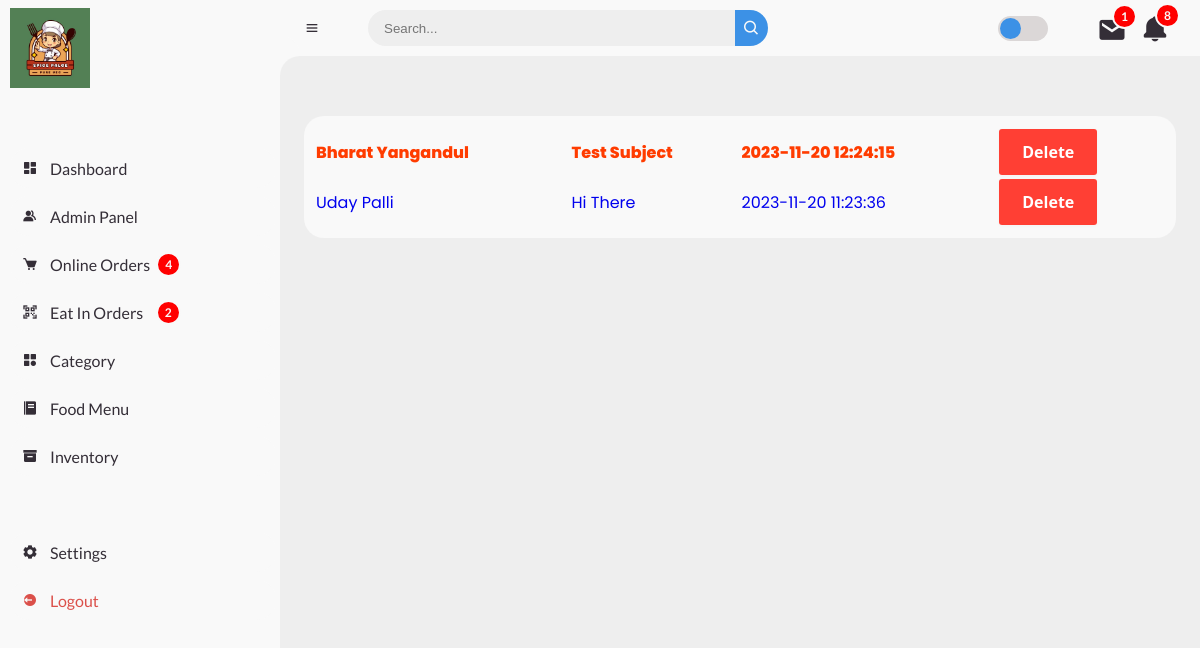
Page /admin/messages.php on the committed database.
### tables this page shows
CREATE TABLE `message` (
  `id` int(11) NOT NULL,
  `name` text NOT NULL,
  `phone` int(100) NOT NULL,
  `subject` varchar(100) NOT NULL,
  `message` longtext NOT NULL,
  `message_status` varchar(100) NOT NULL,
  `date` datetime NOT NULL
);

### admin/messages.php (the view, shortened to what this page needs)
<?php include('../frontend/config/constants.php');
?>
<?php
$ei_order_notif = "SELECT order_status from tbl_eipay
					WHERE order_status='Pending' OR order_status='Processing'";
$res_ei_order_notif = mysqli_query($conn, $ei_order_notif);
$row_ei_order_notif = mysqli_num_rows($res_ei_order_notif);
$online_order_notif = "SELECT order_status from order_manager
					WHERE order_status='Pending'OR order_status='Processing' ";
$res_online_order_notif = mysqli_query($conn, $online_order_notif);
$row_online_order_notif = mysqli_num_rows($res_online_order_notif);
$stock_notif = "SELECT stock FROM tbl_food
				WHERE stock<50";
$res_stock_notif = mysqli_query($conn, $stock_notif);
$row_stock_notif = mysqli_num_rows($res_stock_notif);
$message_notif = "SELECT message_status FROM message
				 WHERE message_status = 'unread'";
$res_message_notif = mysqli_query($conn, $message_notif);
$row_message_notif = mysqli_num_rows($res_message_notif);
?>
<!DOCTYPE html>
<html lang="en">
<head>
	<link href='https://unpkg.com/boxicons@2.0.9/css/boxicons.min.css' rel='stylesheet'>
	<link rel="stylesheet" href="style-admin.css">
</head>
<body>
	<section id="sidebar">
		<a href="index.php" class="brand">
			<img src="../images/logo.png" width="80px" alt="">
		</a>
		<ul class="side-menu top">
			<li class="">
				<a href="index.php">
					<i class='bx bxs-dashboard'></i>
					<span class="text">Dashboard</span>
				</a>
			</li>
			<li>
				<a href="manage-admin.php">
					<i class='bx bxs-group'></i>
					<span class="text">Admin Panel</span>
				</a>
			</li>
			<li>
				<a href="manage-online-order.php">
					<i class='bx bxs-cart'></i>
					<span class="text">Online Orders &nbsp;</span>
					<?php
					if ($row_online_order_notif > 0) {
					?>
						<span class="num-ei"><?php echo $row_online_order_notif; ?></span>
					<?php
					} else {
					?>
						<span class=""> </span>
					<?php
					}
					?>
				</a>
			</li>
			<li>
				<a href="manage-ei-order.php">
					<i class='bx bx-qr-scan'></i>
					<span class="text">Eat In Orders &nbsp;&nbsp;&nbsp;
					</span>
					<?php
					if ($row_ei_order_notif > 0) {
					?>
						<span class="num-ei"><?php echo $row_ei_order_notif; ?></span>
					<?php
					} else {
					?>
						<span class=""> </span>
					<?php
					}
					?>
				</a>
			</li>
			<li>
				<a href="manage-category.php">
					<i class='bx bxs-category'></i>
					<span class="text">Category</span>
				</a>
			</li>
			<li>
				<a href="manage-food.php">
					<i class='bx bxs-food-menu'></i>
					<span class="text">Food Menu</span>
				</a>
			</li>
			<li class="">
				<a href="inventory.php">
					<i class='bx bxs-box'></i>
					<span class="text">Inventory</span>
				</a>
			</li>
		</ul>
		<ul class="side-menu">
			<li>
				<a href="#">
					<i class='bx bxs-cog'></i>
					<span class="text">Settings</span>
				</a>
			</li>
			<li>
				<a href="logout.php" class="logout">
					<i class='bx bxs-log-out-circle'></i>
					<span class="text">Logout</span>
				</a>
			</li>
		</ul>
	</section>
	<section id="content">
		<nav>
			<i class='bx bx-menu'></i>
			<form action="#">
				<div class="form-input">
					<input type="search" placeholder="Search...">
					<button type="submit" class="search-btn"><i class='bx bx-search'></i></button>
				</div>
			</form>
			<label for="switch-mode" class="switch-mode"></label>
			<div class="fetch_message">
				<div class="action_message notfi_message">
					<a href="messages.php"><i class='bx bxs-envelope'></i></a>
					<?php
					if ($row_message_notif > 0) {
					?>
						<span class="num"><?php echo $row_message_notif; ?></span>
					<?php
					} else {
					?>
						<span class=""></span>
					<?php
					}
					?>
				</div>
			</div>
			<div class="notification" onclick="menuToggle();">
				<div class="action notif" onclick="menuToggle();">
					<i class='bx bxs-bell' onclick="menuToggle();"></i>
					<?php
					if ($row_stock_notif > 0 || $row_online_order_notif > 0 || $row_ei_order_notif > 0) {
						$total_notif = $row_online_order_notif + $row_ei_order_notif + $row_stock_notif;
					?>
						<span class="num"><?php echo $total_notif; ?></span>
					<?php
					} else {
					?>
						<span class=""></span>
					<?php
					}
					?>
				</div>
			</div>
		</nav>
		<main>
			<div class="table-data-message">
				<div class="order">
					<table>
						<?php
						$sql = "SELECT * FROM message ORDER BY date DESC";
						$res = mysqli_query($conn, $sql);
						if ($res == TRUE) {
							$count = mysqli_num_rows($res);
							if ($count > 0) {
								while ($rows = mysqli_fetch_assoc($res)) {
									$id = $rows['id'];
									$name = $rows['name'];
									$subject = $rows['subject'];
									$date = $rows['date'];
									$message_status = $rows['message_status'];
						?>
									<tbody>
										<?php
										if ($message_status == 'read') { ?>
											<tr>
												<td><a href="<?php echo SITEURL; ?>read-message.php?id=<?php echo $id; ?>"> <?php echo "$name"; ?></a></td>
												<td><a href="<?php echo SITEURL; ?>read-message.php?id=<?php echo $id; ?>"> <?php echo "$subject"; ?></a></td>
												<td><a href="<?php echo SITEURL; ?>read-message.php?id=<?php echo $id; ?>"> <?php echo "$date"; ?></a></td>
												<td>
													<a href="<?php echo SITEURL; ?>delete-message.php?id=<?php echo $id; ?>" class="button-7" role="button">Delete</a>
												</td>
											</tr>
										<?php
										} else {
										?>
											<tr>
												<div class="unread_message">
													<td><a href="<?php echo SITEURL; ?>read-message.php?id=<?php echo $id; ?>"> <?php echo "<span class='unread'>$name</span>"; ?></a></td>
													<td><a href="<?php echo SITEURL; ?>read-message.php?id=<?php echo $id; ?>"> <?php echo "<span class='unread'>$subject</span>"; ?></a></td>
													<td><a href="<?php echo SITEURL; ?>read-message.php?id=<?php echo $id; ?>"> <?php echo "<span class='unread'>$date</span>"; ?></a></td>
													<td>
														<a href="<?php echo SITEURL; ?>delete-message.php?id=<?php echo $id; ?>" class="button-7" role="button">Delete</a>
												</div>
											</tr>
							<?php
										}
									}
								}
							}
							?>
									</tbody>
					</table>
				</div>
			</div>
		</main>
	</section>
</body>
</html>

### rows in the picture
message: name "Bharat Yangandul", subject "Test Subject", date "2023-11-20 12:24:15"
message: name "Uday Palli", subject "Hi There", date "2023-11-20 11:23:36"

### other values in the picture
$row_online_order_notif "4"
$row_ei_order_notif "2"
$row_message_notif "1"
$total_notif "8"
